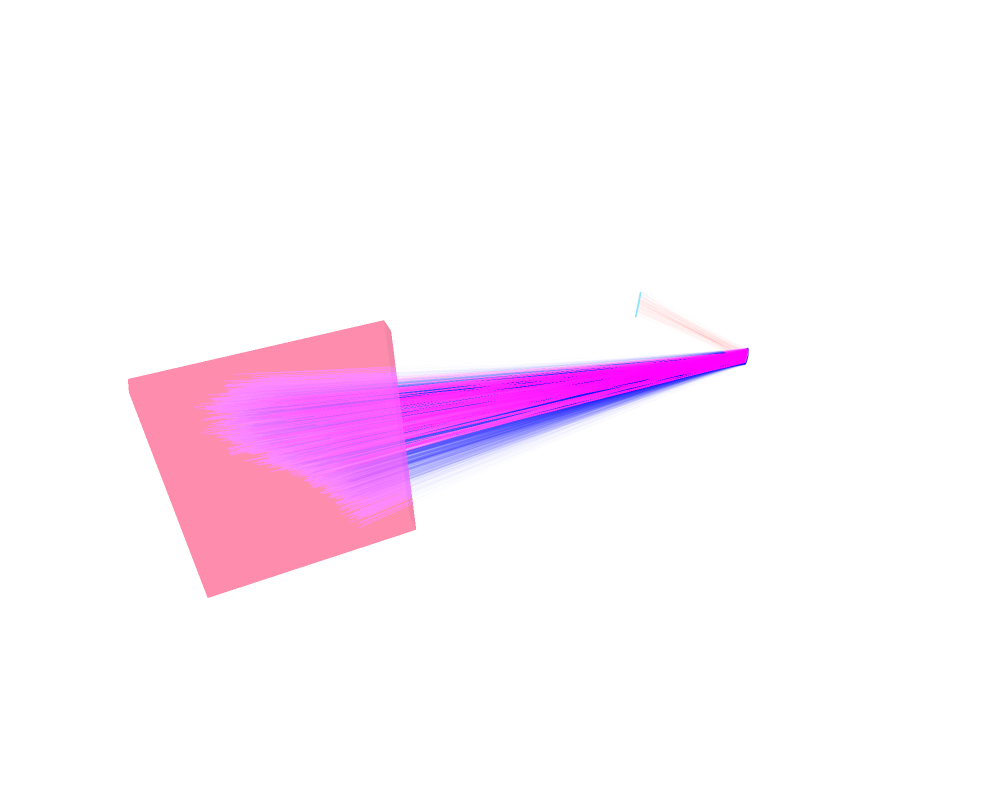

The notebook cell saved with this chart:
### Code cell
%matplotlib widget
import numpy as np
from collections import OrderedDict
import os

# Setup the module path.
import sys
sys.path.append(r"C:\Users\leila\Documents\Visual Studio\pppl_xics_2026\xicsrt")
sys.path.append(r"C:\Users\leila\Documents\Visual Studio\pppl_xics_2026\xicsrt_contrib")
sys.path.append(r"C:\Users\leila\Documents\Visual Studio\pppl_xics_2026\xicsrt_analysis")
sys.path.append(r"C:\Users\leila\Documents\Visual Studio\pppl_xics_2026\mirfusion_library")

## Start Logging
import logging
logging.basicConfig(level=logging.DEBUG)
logging.getLogger('matplotlib').setLevel(logging.WARNING)
logging.getLogger('PIL').setLevel(logging.WARNING)
logging.getLogger('h5py').setLevel(logging.WARNING)
logging.getLogger('jax').setLevel(logging.WARNING)

from mirutil import mirprint

# Import xicsrt modules
import xicsrt
from xicsrt.util import profiler

from w7x_npablant import xicsrt_w7x_npablant

# import the multilin Voigt function here
# change this import path to wherever the function is placed
# from xicsrt.tools.xicsrt_voigt import multiline_voigt_random

config = xicsrt_w7x_npablant.get_config()
config = xicsrt_w7x_npablant.initialize(config)

config['general']['comment'] = """
W7-X run without velocity profile profile.
Based on Op1.2b geometry calibration.

Simple polynomial profiles for emissivity, temperature and velocity.

Full crystal W7-X Ar16+ raytracing simulation with realistic W7-X plasma geometry.
"""

config['general']['number_of_runs'] = 1
config['general']['number_of_iter'] = 1
config['general']['save_images'] = True
config['general']['make_directories'] = True
config['general']['keep_history'] = True

config['general']['output_path'] = r"C:\Users\leila\Documents\Visual Studio\pppl_xics_2026"
config['general']['output_suffix'] = '_00'

config['sources']['plasma']['wout_file'] = r"C:\Users\leila\Documents\Visual Studio\pppl_xics_2026\wout.nc"
config['sources']['plasma']['enable_velocity'] = False
config['sources']['plasma']['enable_flux_compression'] = False
config['sources']['plasma']['time_resolution'] = 1e-3
config['sources']['plasma']['spread'] = np.radians(1.0)
config['sources']['plasma']['xsize'] = 0.15

# ------------------------------------------------------------
# Multi-Voigt sampled wavelength test
# ------------------------------------------------------------

line_locations = np.array([3.9492, 3.9660, 3.9695, 3.9944])
line_intensities = np.array([1.0, 0.5, 0.5, 0.3])
sigmas = np.array([0.002, 0.002, 0.002, 0.002])
gammas = np.array([0.001, 0.001, 0.001, 0.001])

sampled_wavelengths = multiline_voigt_random(
    line_locations,
    line_intensities,
    sigmas,
    gammas,
    size=1,
    gridsize=None,
    cutoff=1e-4,
)

config['sources']['plasma']['wavelength'] = sampled_wavelengths[0]

print("Using sampled wavelength:", config['sources']['plasma']['wavelength'])

# ------------------------------------------------------------
# Raytrace
# ------------------------------------------------------------

profiler.resetProfiler()
profiler.startProfiler()

result = xicsrt.raytrace(config)
    
profiler.stopProfiler()
profiler.report()

import xicsrt.visual.xicsrt_3d__plotly as xicsrt_3d

fig = xicsrt_3d.figure()
# xicsrt_3d.add_fluxsurfaces(result['config'], range_n=(0, np.pi*2))
xicsrt_3d.add_rays(result)
xicsrt_3d.add_optics(result['config'])
xicsrt_3d.add_sources(result['config'])

fig.update_layout(
    autosize=False,
    width=1000,
    height=800,
)

xicsrt_3d.show()

### Figure 1 — Plotly figure (JSON) as saved in the notebook; plotly's stock layout.template omitted (floating-point values rounded to 4 significant figures; data arrays with more than 128 entries replaced by an {"elided": "..."} marker saying what was removed)
{"data": [{"connectgaps": false, "line": {"color": "rgba(0, 0, 255, 0.01)"}, "mode": "lines", "name": "lost", "showlegend": false, "type": "scatter3d", "x": {"elided": "30000 float values"}, "y": {"elided": "30000 float values"}, "z": {"elided": "30000 float values"}}, {"connectgaps": false, "line": {"color": "rgba(0, 0, 255, 0.01)"}, "mode": "lines", "name": "lost", "showlegend": false, "type": "scatter3d", "x": [-8.621, -8.69, NaN], "y": [3.286, 2.145, NaN], "z": [0.12, 0.2455, NaN]}, {"connectgaps": false, "line": {"color": "rgba(255, 0, 0, 0.01)"}, "mode": "lines", "name": "found", "showlegend": false, "type": "scatter3d", "x": {"elided": "363 float values"}, "y": {"elided": "363 float values"}, "z": {"elided": "363 float values"}}, {"connectgaps": false, "line": {"color": "rgba(255, 0, 0, 0.01)"}, "mode": "lines", "name": "found", "showlegend": false, "type": "scatter3d", "x": {"elided": "363 float values"}, "y": {"elided": "363 float values"}, "z": {"elided": "363 float values"}}, {"flatshading": true, "i": [0, 2], "j": [3, 3], "k": [1, 0], "name": "crystal", "opacity": 0.5, "type": "mesh3d", "x": [-8.62, -8.628, -8.586, -8.594, -8.62, -8.628, -8.586, -8.594], "y": [3.279, 3.283, 3.301, 3.305, 3.279, 3.283, 3.301, 3.305], "z": [0.02278, 0.1224, 0.0247, 0.1243, 0.02278, 0.1224, 0.0247, 0.1243]}, {"flatshading": true, "i": [0, 2], "j": [3, 3], "k": [1, 0], "name": "detector", "opacity": 0.5, "type": "mesh3d", "x": [-8.701, -8.68, -8.668, -8.646, -8.701, -8.68, -8.668, -8.646], "y": [2.145, 2.137, 2.143, 2.135, 2.145, 2.137, 2.143, 2.135], "z": [0.2289, -0.02378, 0.2318, -0.02089, 0.2289, -0.02378, 0.2318, -0.02089]}, {"flatshading": true, "i": [0, 0, 4, 4, 0, 0, 0, 0, 3, 3, 3, 3], "j": [3, 3, 7, 7, 6, 6, 5, 5, 6, 6, 5, 5], "k": [1, 2, 5, 6, 2, 4, 1, 4, 2, 7, 1, 7], "name": "plasma", "opacity": 0.5, "type": "mesh3d", "x": [-5.846, -5.803, -5.899, -5.856, -4.444, -4.401, -4.497, -4.454], "y": [2.294, 2.277, 2.154, 2.137, 1.763, 1.746, 1.623, 1.606], "z": [-0.6793, 1.02, -0.6793, 1.02, -0.7201, 0.9793, -0.7201, 0.9793]}], "layout": {"autosize": false, "height": 800, "paper_bgcolor": "rgba(0,0,0,0)", "plot_bgcolor": "rgba(0,0,0,0)", "scene": {"aspectmode": "data", "xaxis": {"showbackground": false, "visible": false}, "yaxis": {"showbackground": false, "visible": false}, "zaxis": {"showbackground": false, "visible": false}}, "width": 1000}}
